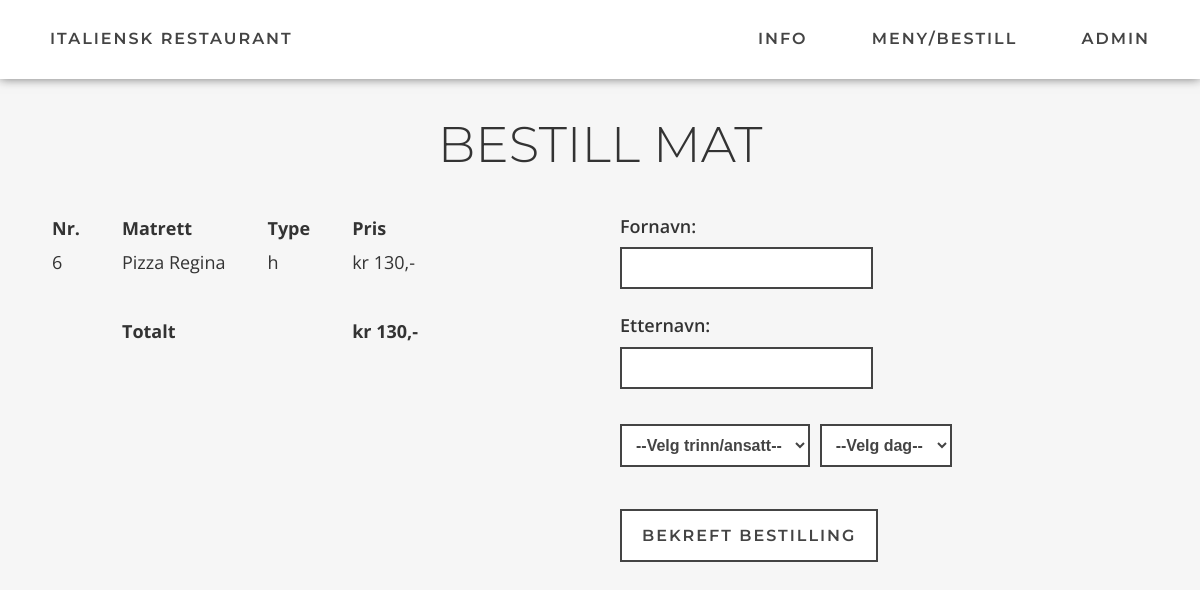
/registrer.php?handlevogn=6, run on the app's committed database.
### tables this page shows
CREATE TABLE IF NOT EXISTS `matrett` (
  `idmatrett` int(11) NOT NULL AUTO_INCREMENT,
  `navn` varchar(100) NOT NULL,
  `informasjon` text,
  `bilde` varchar(255) NOT NULL,
  `pris` int(11) NOT NULL,
  `type` varchar(1) NOT NULL,
  PRIMARY KEY (`idmatrett`)
);

### registrer.php (the view, shortened to what this page needs)
<!doctype html>
<html>
<head>
    <link rel="stylesheet" href="style.css">
</head>
<body id="top">
    <?php
    $servernavn = "localhost";
    $brukernavn = "root";
    $passord = "";
    $dbnavn = "italia";
    $tilkobling = mysqli_connect($servernavn, $brukernavn, $passord, $dbnavn);
    $tilkobling->set_charset("utf8");
    if(isset($_GET["handlevogn"])) {
        $handlevognString = $_GET["handlevogn"];
        $handlevogn = explode(",", $handlevognString);
    }
    ?>
    <div class="menu" id="menu">
        <div class="menu-left">
            <a href="index.php">Italiensk restaurant</a>
        </div>
        <div class="menu-right">
            <a href="index.php#lesmer">Info</a>
            <a href="bestill.php">Meny/bestill</a>
            <a href="admin" target="_blank">Admin</a>
        </div>
    </div>
    <div class="content">
        <h1>Bestill mat</h1>
        <div class="flex">
            <div class="col-2">
                <table>
                    <tr>
                        <th>Nr.</th>
                        <th>Matrett</th>
                        <th>Type</th>
                        <th>Pris</th>
                    </tr>
                    <?php
                    $pris = 0;
                    foreach($handlevogn as $rett) {
                        $sql = "SELECT * FROM matrett WHERE idmatrett=$rett";
                        $data = $tilkobling->query($sql);
                        $row = mysqli_fetch_array($data);
                        $pris += $row["pris"];
                    ?>
                    <tr>
                        <td><?php echo $row["idmatrett"] ?></td>
                        <td><?php echo $row["navn"] ?></td>
                        <td><?php echo $row["type"] ?></td>
                        <td><?php echo "kr " . $row["pris"] . ",-" ?></td>
                    </tr>
                    <?php } ?>
                    <tr>
                        <td><br></td>
                    </tr>
                    <tr>
                        <th></th>
                        <th>Totalt</th>
                        <th></th>
                        <th><?php echo "kr " . $pris . ",-" ?></th>
                    </tr>
                </table>
            </div>
            <div class="col-2">
                <form action="bekreftelse.php" method="post">
                    <b>Fornavn: </b><br><input type="text" name="fornavn" required><br>
                    <b>Etternavn: </b><br><input type="text" name="etternavn" required><br>
                    <select name="trinn" required>
                        <option value="" disabled selected>--Velg trinn/ansatt--</option>
                    </select>
                    <select name="ukedag" required>
                        <option value="" disabled selected>--Velg dag--</option>
                    </select><br><br>
                    <input class="button" type="submit" name="submit" value="Bekreft bestilling">
                </form>
            </div>
        </div>
    </div>
</body>
</html>

### style.css (style rules this page uses)
html { scroll-behavior: smooth; }
body { margin: 0; font-family: "Open Sans", sans-serif; font-size: 16px; line-height: 1.8; color: #333; background-color: #F6F6F6; }
h1 { margin: 0; padding-top: 60px; font-family: "Montserrat"; font-size: 50px; font-weight: 300; text-transform: uppercase; text-align: center; }
a { color: #3276b5; text-decoration: none; }
b { font-weight: 600; }
form { font-size: 18px; }
input { margin: 5px 0 20px 0; padding: 10px 15px; border: 2px solid #444; font-size: 16px; font-weight: 600; color: #444; background-color: #FFF; }
select { margin: 15px 5px 0 0; padding: 10px; border: 2px solid #444; font-size: 16px; font-weight: 600; color: #444; background-color: #FFF; }
tr, th, td { font-size: 18px; padding: 0px 20px; text-align: left; }
.content { max-width: 1200px; margin: auto; padding: 40px 30px 50px 30px; }
.flex { display: flex; flex-wrap: wrap; margin: 0 -20px; }
.col-2 { width: 50%; padding: 20px; box-sizing: border-box; }
.menu { position: fixed; display: flex; justify-content: space-between; align-items: center; width: 100%; padding: 0 20px; box-sizing: border-box; background-color: transparent; z-index: 2; transition: all 0.2s; }
.menu a { color: white; text-decoration: none; margin: 20px; font-family: "Montserrat"; font-size: 16px; font-weight: 500; text-transform: uppercase; letter-spacing: 2px; display: inline-block; padding: 5px 10px; position: relative; }
.menu a:after { background: none repeat scroll 0 0 transparent; bottom: 0; content: ""; display: block; height: 2px; left: 50%; position: absolute; background: #fff; transition: width 0.3s ease 0s, left 0.3s ease 0s; width: 0; }
.menu-scrolled { position: fixed; background-color: #fff; box-shadow: 0 0 10px #777; }
.menu-scrolled a { color: #444; font-weight: 600; }
.menu-scrolled a:after { background: #444; }
.menu-right { float: right; }
.button { font-family: "Montserrat"; font-size: 16px; font-weight: 600; text-transform: uppercase; text-decoration: none; letter-spacing: 2px; color: #444; background-color: #FFF; padding: 15px 20px; border: 2px solid #444; margin: 10px auto; transition-duration: 0.2s; }

### data on the page
matrett: idmatrett "6", navn "Pizza Regina", type "h", pris "130"

### other printed values
$pris "130"
